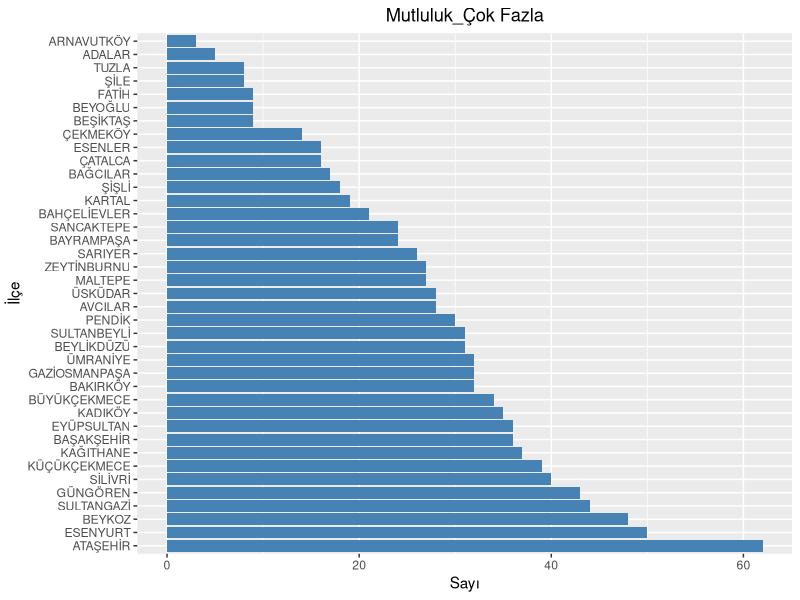
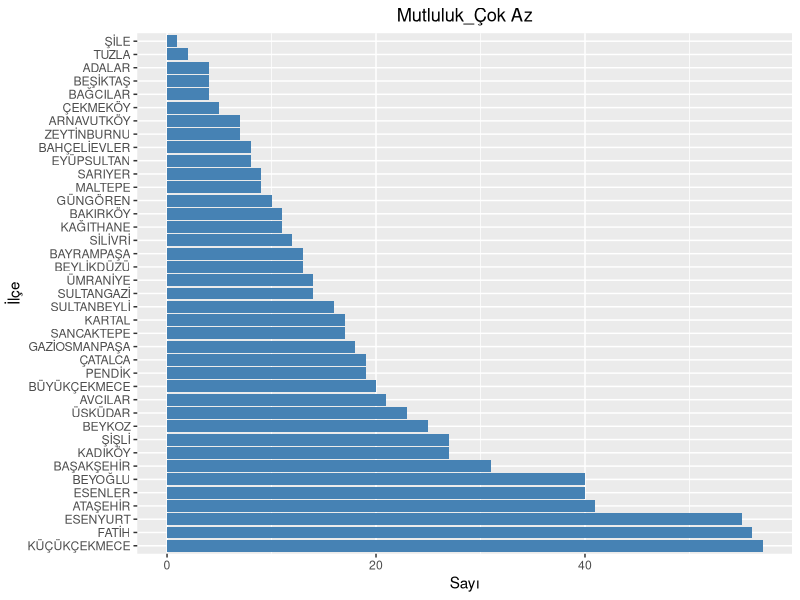

Recreate these plots in R, in order.
library(readxl)
library(dplyr)
library(ggplot2)

emotion <-read_excel("datas/1-vdym-ilce-baznda-hanelerdeki-duygu-durum-istatistikleri.xlsx")

# colums
names(emotion)
area <- emotion$`İlçe` %>%
    as.factor()
# ordered by "Mutluluk_Çok Fazla"
area <- reorder(area, -emotion$`Mutluluk_Çok Fazla`)
# plot
ggplot(emotion, aes(x = area, y = `Mutluluk_Çok Fazla`)) +
    geom_bar(stat = "identity", fill = "steelblue") +
    coord_flip() +
    labs(title = "Mutluluk_Çok Fazla", x = "İlçe", y = "Sayı") +
    theme(plot.title = element_text(hjust = 0.5))

area  <- reorder(area, -emotion$`Mutluluk_Çok Az`)
#plot
ggplot(emotion, aes(x = area, y = `Mutluluk_Çok Az`)) +
    geom_bar(stat = "identity", fill = "steelblue") +
    coord_flip() +
    labs(title = "Mutluluk_Çok Az", x = "İlçe", y = "Sayı") +
    theme(plot.title = element_text(hjust = 0.5))
